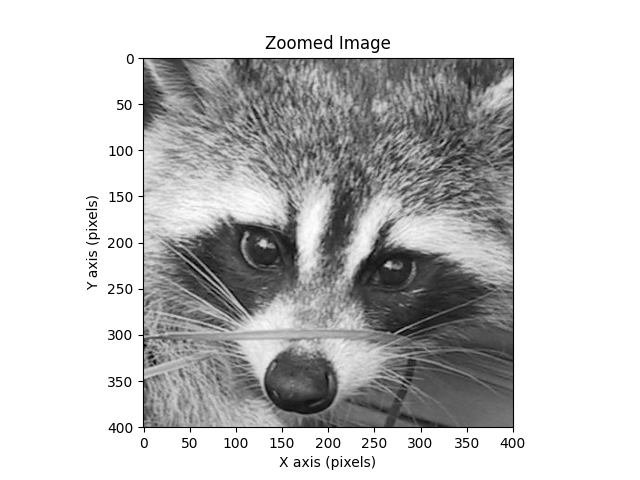

Write Python code to recreate this figure.
from load_image import ft_load
import matplotlib.pyplot as plt
import numpy as np
import cv2


def zoom(img: np.ndarray) -> None:
    """ 'Zoom' into the image and display information. """

    try:
        if img is None:
            raise ValueError("Empty image")

        # crop the image
        zoomed = img[100:500, 450:850]

        # grayscale
        zoomed = cv2.cvtColor(zoomed, cv2.COLOR_RGB2GRAY)

        print("New shape after slicing:", zoomed.shape)
        print(zoomed)

        # display with pixel scale
        plt.imshow(zoomed, cmap="gray")

        plt.xlabel("X axis (pixels)")
        plt.ylabel("Y axis (pixels)")
        plt.title("Zoomed Image")

        # optional tick spacing
        plt.xticks(range(0, 401, 50))
        plt.yticks(range(0, 401, 50))

        # save
        plt.savefig("zoom.png")

    except Exception as e:
        print(f"Error: {e}")


if __name__ == "__main__":
    try:
        img_arr = ft_load("animal.jpeg")
        zoomed = zoom(img_arr)

    except Exception as e:
        print(f"Error: {e}")
